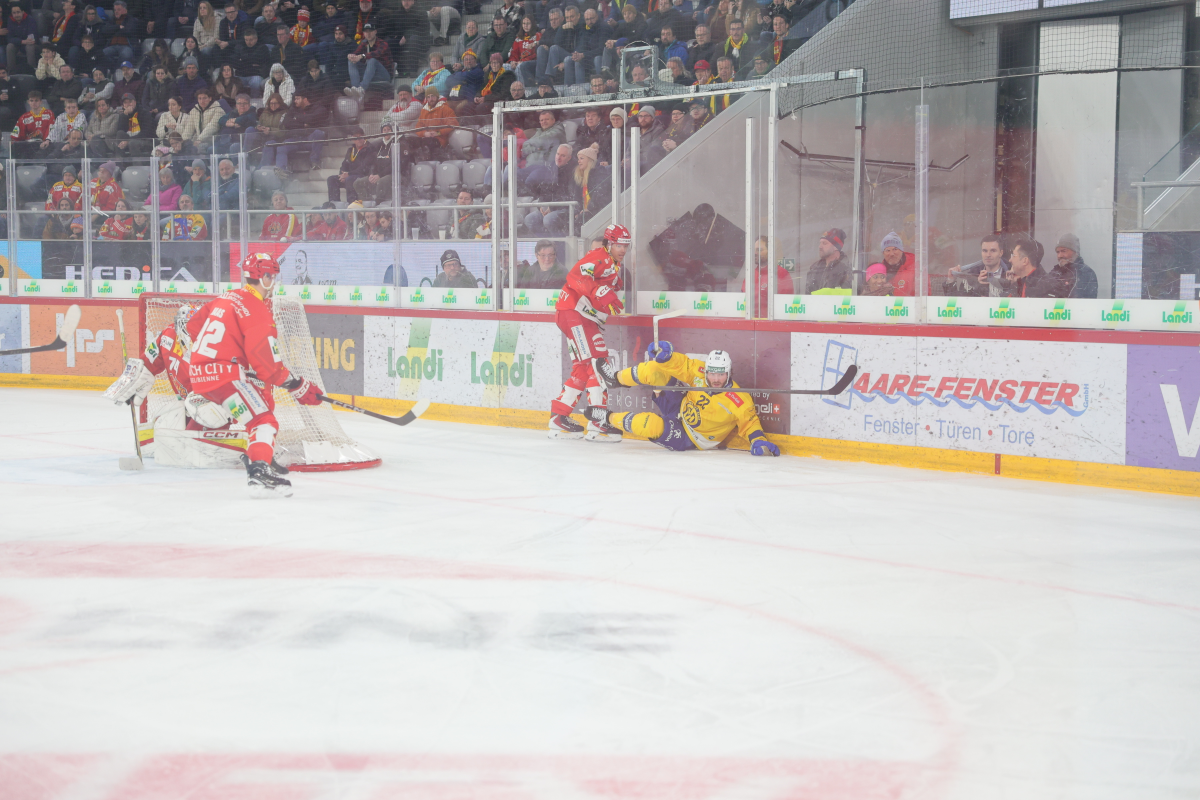
#> input picture WebApp/images/2J4A0392.JPG, 6000 x 4000 px (shown at 1/5 size); its folder holds 4 pictures in this run
$ python generate_gallery.py
#> lines starting #> are read from the running program, lines starting #| are printed output that depends on the picture
#!/usr/bin/env python3
"""
Skript zum Generieren von gallery.json aus Bildern im images/ Ordner.

Unterstützt jetzt mehrere Galerien mit Passwortschutz.

Verwendung:
    # Einzelne Galerie:
    python3 generate_gallery.py --images-dir images/ --gallery-name "Hockey" --password "mein-passwort"

    # Mehrere Galerien: Erstelle mehrere Ordner (z.B. images/hockey/, images/fussball/)
    python3 generate_gallery.py --images-dir images/hockey/ --gallery-name "Hockey" --gallery-id "hockey" --password "hockey123"
    python3 generate_gallery.py --images-dir images/fussball/ --gallery-name "Fussball" --gallery-id "fussball" --password "fussball123"

    # Dann manuell in gallery.json kombinieren
"""

import os
import json
import argparse
from pathlib import Path
from datetime import datetime
from PIL import Image

# Unterstützte Bildformate
IMAGE_EXTENSIONS = {'.jpg', '.jpeg', '.png', '.gif', '.webp', '.bmp', '.tiff', '.tif'}

def get_image_info(image_path):
    """Holt Metadaten von einem Bild."""
    try:
        with Image.open(image_path) as img:
            width, height = img.size
            return {
                'width': width,
                'height': height,
                'format': img.format
            }
    except Exception as e:
        print(f"Warnung: Konnte Metadaten von {image_path} nicht lesen: {e}")
        return None

def create_thumbnail(image_path, thumbnail_path, size=(300, 300)):
    """Erstellt ein Thumbnail von einem Bild."""
#> called with size = (300, 300)
    try:
        with Image.open(image_path) as img:
#> img is the input picture: PIL image 6000x4000 RGB; mean R, G, B 189.3, 182.1, 181.5
            img.thumbnail(size, Image.Resampling.LANCZOS)
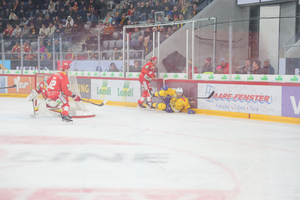
#> img: PIL image 300x200 RGB; mean R, G, B 189.3, 182.1, 181.5
            # Konvertiere zu RGB falls nötig (für JPEG)
            if img.mode in ('RGBA', 'LA', 'P'):
                background = Image.new('RGB', img.size, (255, 255, 255))
                if img.mode == 'P':
                    img = img.convert('RGBA')
                background.paste(img, mask=img.split()[-1] if img.mode == 'RGBA' else None)
                img = background
            img.save(thumbnail_path, 'JPEG', quality=85)
            return True
    except Exception as e:
        print(f"Warnung: Konnte Thumbnail für {image_path} nicht erstellen: {e}")
        return False

def scan_images_directory(images_dir, create_thumbnails=True):
    """Scannt den images/ Ordner nach Bildern."""
    images = []
    images_path = Path(images_dir)
    thumbnails_path = images_path / 'thumbnails'

    if not images_path.exists():
        print(f"Fehler: Ordner {images_dir} existiert nicht!")
        return images

    # Erstelle thumbnails Ordner falls nötig
    if create_thumbnails:
        thumbnails_path.mkdir(exist_ok=True)

    # Scanne nach Bildern
    for file_path in sorted(images_path.iterdir()):
        if file_path.is_file() and file_path.suffix.lower() in IMAGE_EXTENSIONS:
            image_name = file_path.name
            image_url = f"./images/{image_name}"

            # Erstelle Thumbnail falls gewünscht
            thumbnail_url = None
            if create_thumbnails:
                thumbnail_path = thumbnails_path / f"thumb_{image_name}"
                if not thumbnail_path.exists():
                    if create_thumbnail(file_path, thumbnail_path):
                        thumbnail_url = f"./images/thumbnails/thumb_{image_name}"
                else:
                    thumbnail_url = f"./images/thumbnails/thumb_{image_name}"

            # Hole Metadaten
            info = get_image_info(file_path)

            image_data = {
                'id': f"img_{len(images) + 1}",
                'name': image_name,
                'url': image_url,
                'uploadDate': datetime.fromtimestamp(file_path.stat().st_mtime).isoformat() + 'Z'
            }

            if thumbnail_url:
                image_data['thumbnailUrl'] = thumbnail_url

            if info:
                image_data['width'] = info['width']
                image_data['height'] = info['height']

            images.append(image_data)
            print(f"✓ {image_name}")
#> pass 2 of the loop in scan_images_directory, `for file_path in sorted(images_path.iterdir()):`:
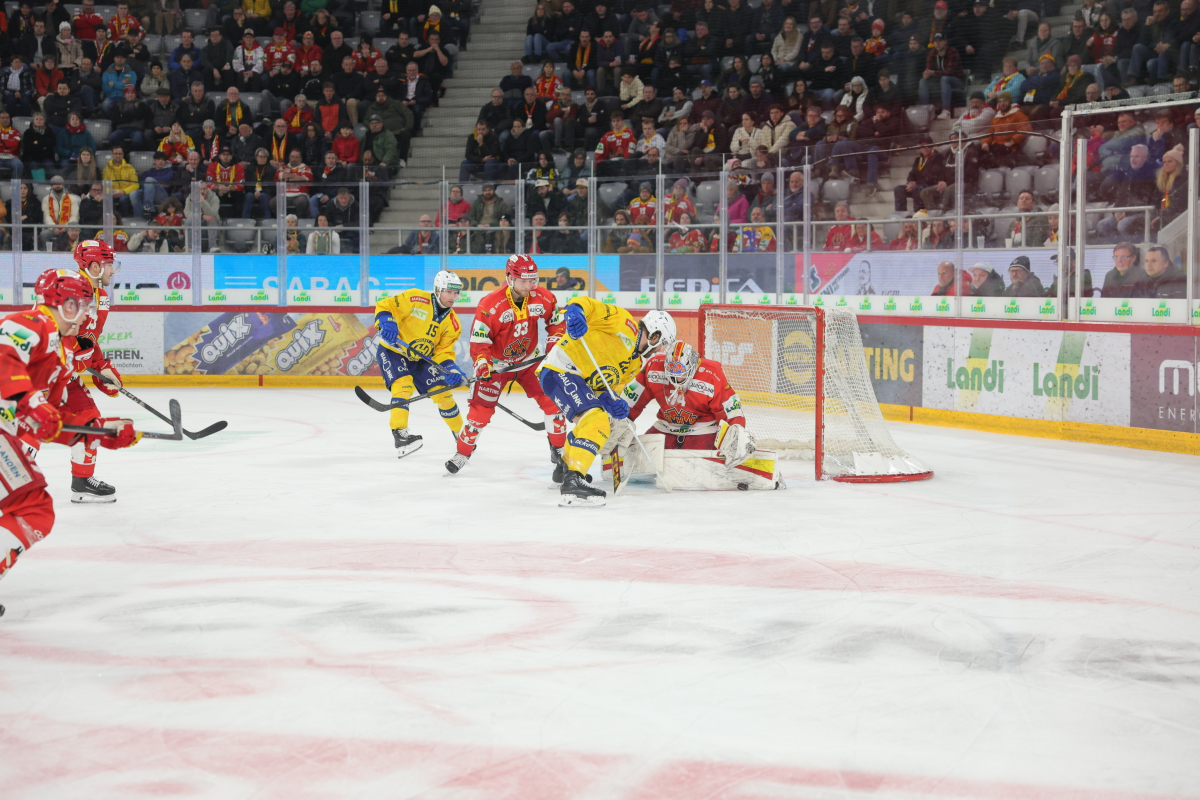
#> input picture WebApp/images/2J4A0400.JPG, 6000 x 4000 px (shown at 1/5 size)
#> in create_thumbnail, img is the input picture: PIL image 6000x4000 RGB; mean R, G, B 165, 156.8, 152.8
#> in create_thumbnail (call 2), `img.thumbnail(size, Image.Resampling.LANCZOS)`:
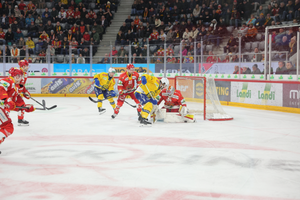
#> img: PIL image 300x200 RGB; mean R, G, B 165, 156.8, 152.7
#> pass 3 of the loop in scan_images_directory, `for file_path in sorted(images_path.iterdir()):`:
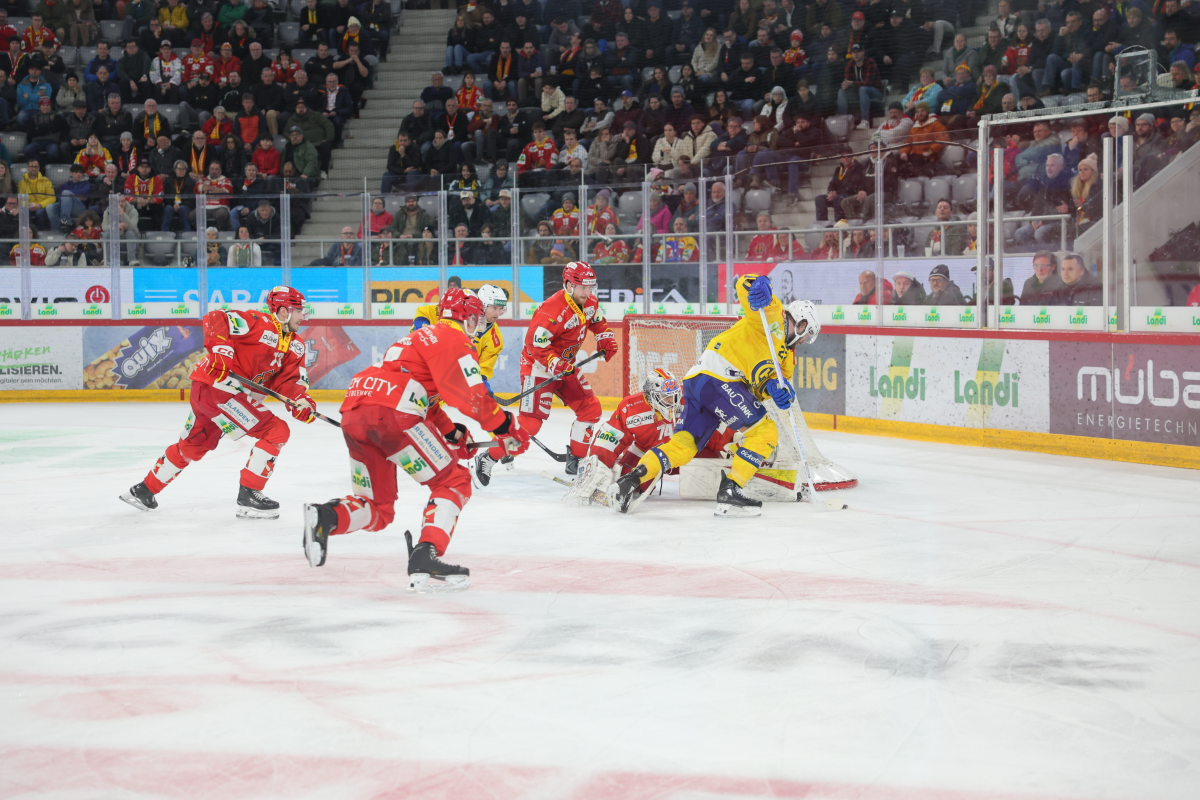
#> input picture WebApp/images/2J4A0405.JPG, 6000 x 4000 px (shown at 1/5 size)
#> in create_thumbnail, img is the input picture: PIL image 6000x4000 RGB; mean R, G, B 162.2, 153.7, 152
#> in create_thumbnail (call 3), `img.thumbnail(size, Image.Resampling.LANCZOS)`:
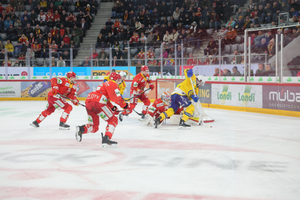
#> img: PIL image 300x200 RGB; mean R, G, B 162.2, 153.7, 152
#> the loop made 5 passes; the first 3 are shown

    return images

def generate_gallery_json(images_dir='images/', gallery_name='Galerie', gallery_id=None,
                          description=None, password=None, create_thumbnails=True,
                          output_file='gallery.json', merge_existing=False):
    """Generiert gallery.json aus Bildern im images/ Ordner."""
    print(f"Scanne Bilder in {images_dir}...")
    images = scan_images_directory(images_dir, create_thumbnails)

    if not images:
        print("Keine Bilder gefunden!")
        return False

    print(f"\n{len(images)} Bilder gefunden.")

    # Erstelle Galerie-Objekt
    gallery_id = gallery_id or gallery_name.lower().replace(' ', '-')
    gallery = {
        'id': gallery_id,
        'name': gallery_name,
        'images': images
    }

    if description:
        gallery['description'] = description

    if password:
        gallery['password'] = password
        print(f"\n⚠️  Passwort gesetzt (unsicher - nur für einfachen Schutz)")

    # Lade bestehende gallery.json falls vorhanden und merge_existing=True
    existing_galleries = []
    if merge_existing and os.path.exists(output_file):
        try:
            with open(output_file, 'r', encoding='utf-8') as f:
                existing_data = json.load(f)
                if existing_data.get('galleries'):
                    existing_galleries = existing_data['galleries']
                    # Entferne Galerie mit gleicher ID falls vorhanden
                    existing_galleries = [g for g in existing_galleries if g.get('id') != gallery_id]
        except Exception as e:
            print(f"Warnung: Konnte bestehende gallery.json nicht laden: {e}")

    # Erstelle gallery.json Struktur (neue Version 3.0 mit galleries Array)
    gallery_data = {
        'version': '3.0',
        'generated': datetime.now().isoformat() + 'Z',
        'galleries': existing_galleries + [gallery]
    }

    # Speichere gallery.json
    with open(output_file, 'w', encoding='utf-8') as f:
        json.dump(gallery_data, f, indent=2, ensure_ascii=False)

    print(f"\n✓ gallery.json erfolgreich generiert!")
    print(f"  - Galerie: {gallery_name} ({gallery_id})")
    print(f"  - {len(images)} Bilder")
    print(f"  - Ausgabedatei: {output_file}")
    if existing_galleries:
        print(f"  - {len(existing_galleries)} weitere Galerien beibehalten")

    return True

def main():
    parser = argparse.ArgumentParser(
        description='Generiert gallery.json aus Bildern im images/ Ordner'
    )
    parser.add_argument(
        '--images-dir',
        default='images/',
        help='Ordner mit Bildern (Standard: images/)'
    )
    parser.add_argument(
        '--gallery-name',
        default='Galerie',
        help='Name der Galerie (Standard: "Galerie")'
    )
    parser.add_argument(
        '--gallery-id',
        default=None,
        help='Eindeutige ID der Galerie (Standard: automatisch aus Name)'
    )
    parser.add_argument(
        '--description',
        default=None,
        help='Beschreibung der Galerie (optional)'
    )
    parser.add_argument(
        '--password',
        default=None,
        help='Passwort für die Galerie (optional)'
    )
    parser.add_argument(
        '--no-thumbnails',
        action='store_true',
        help='Erstelle keine Thumbnails'
    )
    parser.add_argument(
        '--output',
        default='gallery.json',
        help='Ausgabedatei (Standard: gallery.json)'
    )
    parser.add_argument(
        '--merge',
        action='store_true',
        help='Füge zu bestehender gallery.json hinzu (statt zu überschreiben)'
    )

    args = parser.parse_args()

    generate_gallery_json(
        images_dir=args.images_dir,
        gallery_name=args.gallery_name,
        gallery_id=args.gallery_id,
        description=args.description,
        password=args.password,
        create_thumbnails=not args.no_thumbnails,
        output_file=args.output,
        merge_existing=args.merge
    )

if __name__ == '__main__':
    main()
